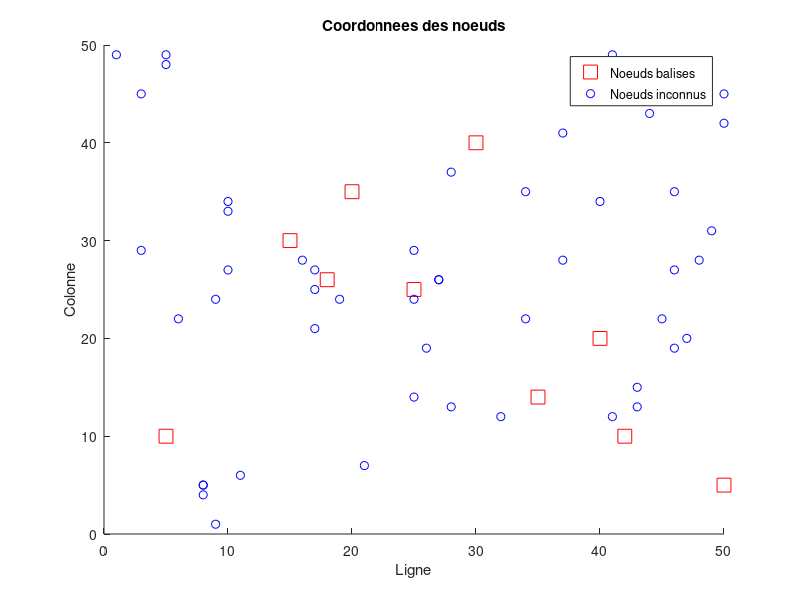

This figure's MATLAB source: (Note: this script raises an error after producing the figure.)
% Part-1
% main algorithm
clc, clearvars, close all

% Define variables
numUnknownNodes = 40;

distBeaconNodes = 10;
popSize = 50;
beaconNodes = [5, 10; 18, 26; 15, 30; 20, 35; 25, 25; 30, 40; 35, 14; 40, 20; 42, 10; 50, 5];
numBeaconNodes = length(beaconNodes);
coordinates = NaN(numUnknownNodes + numBeaconNodes,2);
coordinates(1:numBeaconNodes, :) = beaconNodes;
for i = (numBeaconNodes+1):(numBeaconNodes+popSize)
    rowCoord = randi([1, 50]);
    colCoord = randi([1, 50]);
    coordinates(i, :) = [rowCoord, colCoord];
end

figure(1)
% Create the graph
scatter(coordinates(1:numBeaconNodes, 1), coordinates(1:numBeaconNodes, 2),100, 'r','square');
hold on;
scatter(coordinates(numBeaconNodes+1:end, 1), coordinates(numBeaconNodes+1:end, 2), 'b');
title('Coordonnees des noeuds'); % set the title for the graph
xlabel('Ligne');
ylabel('Colonne');
legend('Noeuds balises', 'Noeuds inconnus');


MyBeacon = [];
UnkownPosition = [];

for i = (numBeaconNodes+1): (numBeaconNodes + numUnknownNodes)
    count = 0;
    TablBeacon = [];
    for j = 1:numBeaconNodes
        distance = calcDistance(coordinates(i,:), coordinates(j,:));

        if distance < distBeaconNodes 
            count = count+1;
            
            TablBeacon(end+1,:) = [coordinates(j,1),coordinates(j,2)]; % intialis? deux valeur a TablBeacon.coordinates(j,1),coordinates(j,2
        end
        
        if length(TablBeacon) >= 3
            UnkownPosition = coordinates(i,:);
            MyBeacon = TablBeacon;
        end
    end
end

findPosition(MyBeacon, UnkownPosition);